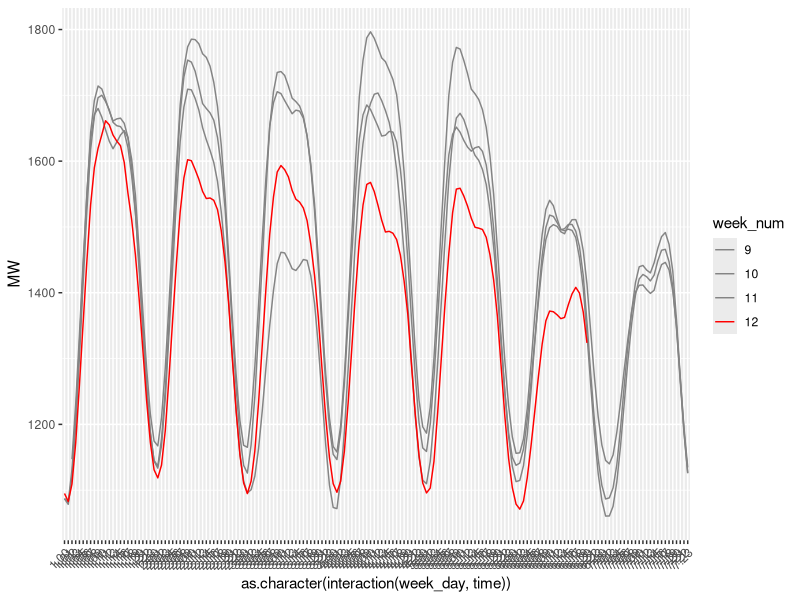

Recreate this plot in R.
library(zoo)
library(tidyverse)
library(lubridate)

load2020 <- read.csv("data/entso/Total Load - Day Ahead _ Actual_202001010000-202101010000.csv",
                     stringsAsFactors = FALSE,
                     header = TRUE,
                     na.strings = "-")%>%
        mutate(date_time=seq(from = as.POSIXct("2020-01-01 00:00", format="%Y-%m-%d %H:%M"),
                             to = as.POSIXct("2020-12-31 24:00", format="%Y-%m-%d %H:%M"),
                             by = "hour"),
               week_day=wday(date_time, week_start = 1),
               week_num=isoweek(date_time),
               time=rep_along(date_time,sprintf("%02d", 0:23)))%>%
        select(date_time, week_num,week_day, time, Actual.Total.Load..MW....BZN.LT)%>%
        rename(MW=Actual.Total.Load..MW....BZN.LT)%>%
        na.omit()

df <- load2020 %>% filter(date(date_time)>="2020-02-24",
                          date(date_time)<="2020-03-21")%>%
        mutate(week_num=factor(week_num, levels=c(seq(1:12))))

ggplot(df, aes(as.character(interaction(week_day,time)), MW, group=week_num , col=week_num))+
        geom_line(aes(y=rollmean(MW, 6, na.pad=TRUE))) +
        scale_colour_manual(values=c("#848484","#848484","#848484","#FF0000"))+
        theme(axis.text.x = element_text(angle = 45, hjust = 1))


        
